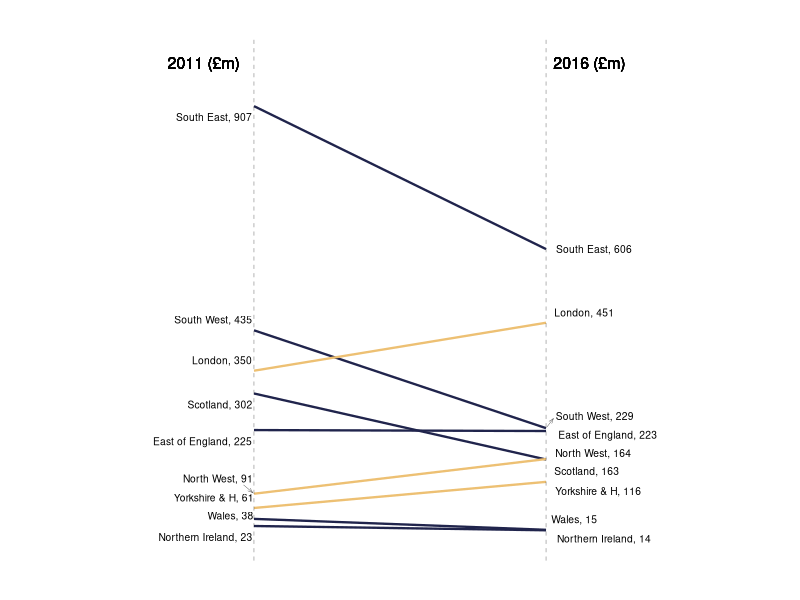
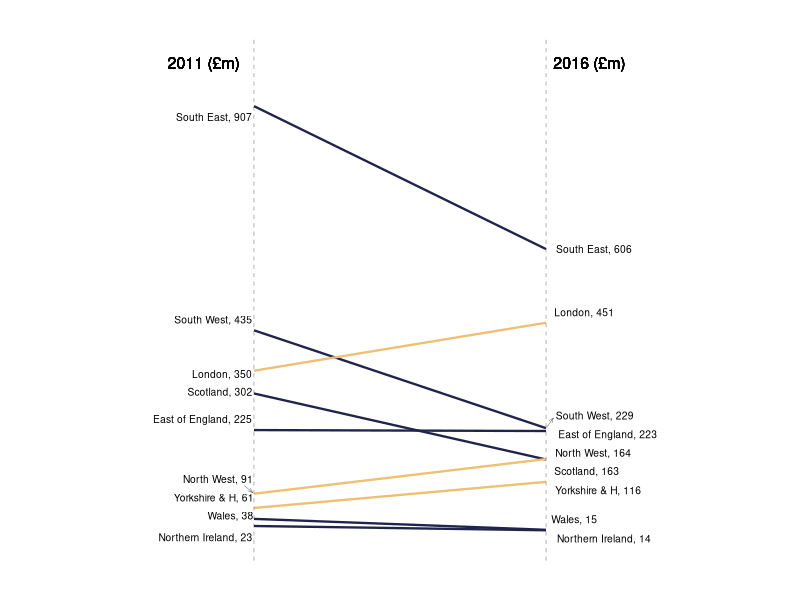

Here is the R script that generated these plots, in order:
# Libaries --------------------------------------------------------------------

library(ggplot2)
library(scales)
theme_set(theme_classic())
library(ggrepel)

# Prepares the data ------------------------------------------------------------
# Create the dataframe to use for the slope chart, based on a FIRST value and a SECOND value


# Regions
regions  = c("Northern Ireland", "Wales", "Yorkshire & H", "Scotland",
              "South West", "North West", "London", "East of England", "South East")


# Values
First = c(23,38,61,302,435,91,350,225,907)
Last  = c(14,15,116,163,229,164,451,223,606)

# Put Regions, First and Last vectors into dataframe (df)
df  = data.frame(regions, First, Last)

left_label = paste(df$regions, round(df$`First`),sep=", ")
right_label = paste(df$regions, round(df$`Last`),sep=", ")
df$class = ifelse((df$`Last` - df$`First`) < 0, "red", "green")

# Plotting the chart ---------------------------------------------------------------------
p = ggplot(df) + geom_segment(aes(x=1, xend=2, y=`First`, yend=`Last`, col=class), size=0.8, show.legend=F) + 
  geom_vline(xintercept=1, linetype="dashed", size=.1) + 
  geom_vline(xintercept=2, linetype="dashed", size=.1) +
  scale_color_manual(labels = c("Up", "Down"), 
                     values = c("green"="#EDC073", "red"="#20244C")) +  # color of lines
  #labs(x="", y="GERD") +  # Axis labels
  xlim(.5, 2.5) + 
  ylim(0,(1.1*(max(df$`First`, df$`Last`)))) +  # X and Y axis limits
  theme_void()

# Add text labels to the chart using geom_text_repel. This has arrows in
p = p + geom_text_repel(segment.size = 0.1,arrow = arrow(length = unit(0.01, "npc"),angle =20, type = "open", ends = "last"),
                         label=left_label, y=df$`First`, x=rep(1, NROW(df)), nudge_x = -0.05, hjust='right', direction = 'y', size=2.6)
p = p + geom_text_repel(segment.size = 0.1, arrow = arrow(length = unit(0.01, "npc"),angle =20, type = "open", ends = "first"),
                         label=right_label, y=df$`Last`, x=rep(2, NROW(df)), nudge_y = 1.17,hjust=-0.1,direction = 'y',size=2.6)

p = p + geom_text(label="2011 (£m)", x=1, y=1.1*(max(df$`First`, df$`Last`)), hjust=1.2, size=4)  # title
p = p + geom_text(label="2016 (£m)", x=2, y=1.1*(max(df$`First`, df$`Last`)), hjust=-0.1, size=4)  # title

# Minify theme
p + theme(panel.background = element_blank(), 
          panel.grid = element_blank(),
          #axis.ticks = element_blank(),
          axis.text.x = element_blank(),
          panel.border = element_blank(),
          plot.margin = unit(c(1,2,1,2), "cm"))

# When saving the chart as a pdf, this is the ration and height figures used
aspect_ratio = 0.9
height = 7

# Save the chart to your desktop
ggsave("D:/Users/NHoo01/Desktop/slope.pdf",height = 7 , width = 7 * aspect_ratio)

# Close the file
dev.off()
